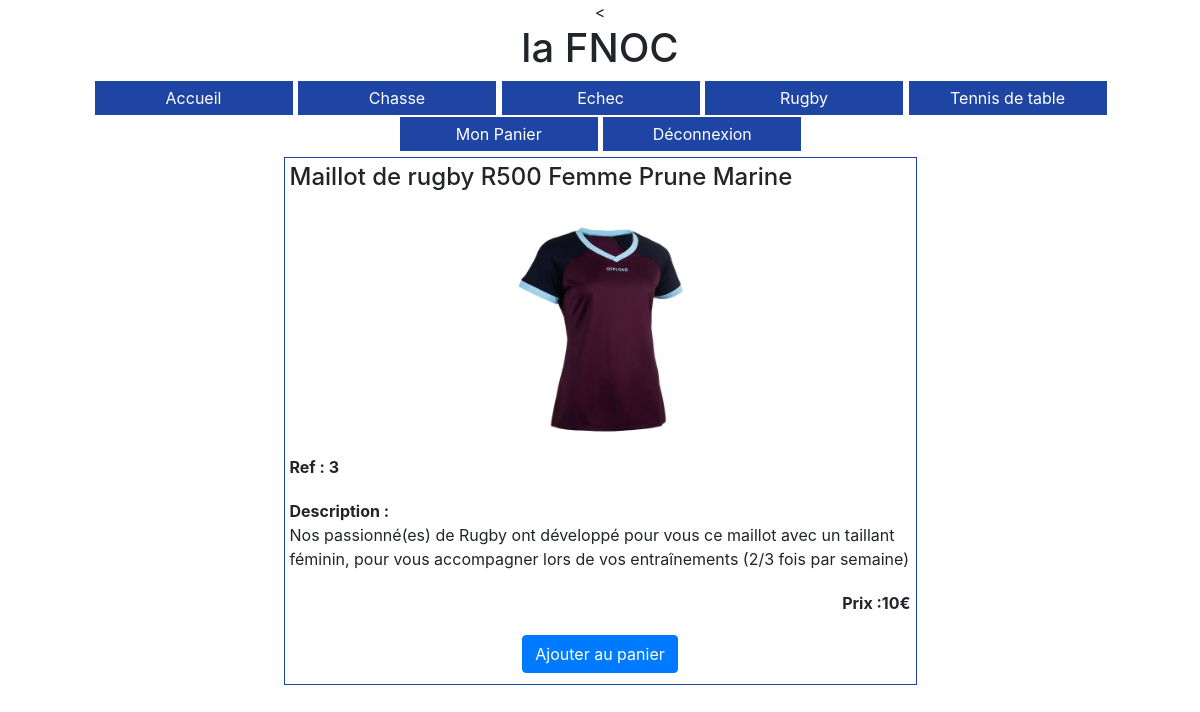
/controler/afficherArticle.ctrl.php?ref=3, run on the app's committed database.
### tables this page shows
CREATE TABLE article (
	ref INTEGER PRIMARY KEY,
	libelle TEXT,
	categorie INTEGER,
	prix REAL,
	image TEXT,
	description TEXT,
	FOREIGN KEY(categorie) REFERENCES categorie(id)
);

### framework/view.class.php (called while the page is built, shortened)
<?php
class View {
  function display(string $filename) {
      $p = "../view/".$filename;
    include($p);
  }
}
?>

### model/DAO.class.php (called while the page is built, shortened)
<?php
    require_once("../model/Article.class.php");
    class DAO {
        private $db;
        private $database = 'sqlite:../data/fnoc.db';
        function __construct() {
            try {
              $this->db = new PDO($this->database);
            }
            catch (PDOException $e){
              die("erreur de connexion:".$e->getMessage());
            }
        }
        function getArticle(int $ref) : Article {
          $req = "SELECT * FROM article WHERE ref = $ref";
          $statement = $this->db->query($req);
          $liste = $statement->fetchAll(PDO::FETCH_CLASS, "article");
          return $liste[0];
        }
  }
    ?>

### model/Article.class.php (called while the page is built, shortened)
<?php
    class Article {
        private $ref;
        private $libelle;
        private $prix;
        private $image;
        private $description;
        function getRef() : int {
          return $this->ref;
        }
        function getLibelCours() : string {
          return $this->libelle;
        }
        function getPrix() : float {
          return $this->prix;
        }
        function getImage() : string {
          return $this->image;
        }
        function getDescription() : string {
          return $this->description;
        }
    }
?>

### view/article.view.php (the view, shortened to what this page needs)
<<?php require_once("ComposantsVue.class.php"); ?>
<html>
  <head>
      <link rel="stylesheet" href="https://maxcdn.bootstrapcdn.com/bootstrap/4.0.0/css/bootstrap.min.css">
      <link rel="stylesheet" type="text/css" href="../view/design/style.css" />
    </head>
    <body>
      <article class="articleSeul">
        <h2><?=$article->getLibelCours()?></h2>
        <img src="<?=$chemin?><?=$article->getImage()?>" alt="">
        <p><strong>Ref : <?=$article->getRef()?></strong></p>
        <p><strong>Description :</strong> <br> <?=$article->getDescription()?></p>
        <p><strong>Prix :<?=$article->getPrix()?>€</strong> </p>
        <form class="" action="../controler/AjouterAuPanier.ctrl.php?" method="get">
          <button type="submit" value="Ajouter au panier" class="btn btn-primary">Ajouter au panier</button>
        </form>
      </article>
    </body>
</html>

### view/design/style.css (style rules this page uses)
:root { --taille_article: 211px; --taille_rubrique : 200px; }
body { margin:auto; width: 95%; }
article { width: var(--taille_article); height: var(--taille_article); display: inline-block; border: 1px solid #1f45a4; padding: 5px; margin: 5px 0; vertical-align: top; }
article h2:first-child { text-align: left; font-size:small; height: calc(var(--taille_article)/4); vertical-align: top; }
article p { text-align: center; margin: 0; }
article img { width: calc(var(--taille_article)/2); vertical-align: middle; }
body { text-align: center; }
.articleSeul { width: calc(var(--taille_article)*3); height: calc(var(--taille_article)*2.5); display: inline-block; text-align: center; }
.articleSeul img { width: var(--taille_article); }
.articleSeul p { margin: 20px 0; }
.articleSeul > p { text-align: left; }
.articleSeul p + p + p { text-align: right; }
.articleSeul h2:first-child { font-size: 1.5em; }

### data on the page
article: libelle "Maillot de rugby R500 Femme Prune Marine", image (picture), ref "3", description "Nos passionné(es) de Rugby ont développé pour vous ce maillot avec un taillant féminin, pour vous accompagner lors de vos entraînements (2/3 fois par semaine)", prix "10"
